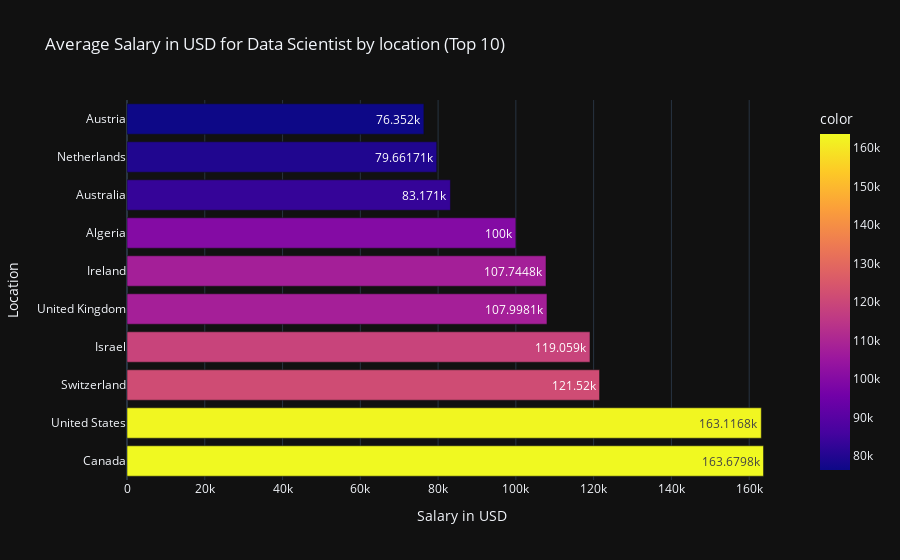

Here is the notebook cell this chart was saved with:
### Code cell
iplot(px.bar(df_ds_salary_country.sort_values(ascending=False)[:10],
             orientation='h',
             labels={'value':'Salary in USD','company_location':'Location'},
             title='Average Salary in USD for Data Scientist by location (Top 10)',
             template='plotly_dark',
             color=df_ds_salary_country.sort_values(ascending=False)[:10],
             text_auto=True
))

### Figure 1 — Plotly figure (JSON) as saved in the notebook; plotly's stock layout.template omitted (floating-point values rounded to 4 significant figures)
{"data": [{"alignmentgroup": "True", "hovertemplate": "Salary in USD=%{x}<br>Location=%{y}<br>color=%{marker.color}<extra></extra>", "legendgroup": "", "marker": {"color": [163700.0, 163100.0, 121520, 119059, 108000.0, 107700.0, 100000, 83171, 79660.0, 76352], "coloraxis": "coloraxis", "pattern": {"shape": ""}}, "name": "", "offsetgroup": "", "orientation": "h", "showlegend": false, "textposition": "auto", "texttemplate": "%{x}", "type": "bar", "x": [163700.0, 163100.0, 121520, 119059, 108000.0, 107700.0, 100000, 83171, 79660.0, 76352], "xaxis": "x", "y": ["Canada", "United States", "Switzerland", "Israel", "United Kingdom", "Ireland", "Algeria", "Australia", "Netherlands", "Austria"], "yaxis": "y"}], "layout": {"barmode": "relative", "coloraxis": {"colorbar": {"title": {"text": "color"}}, "colorscale": [[0, "#0d0887"], [0.1111, "#46039f"], [0.2222, "#7201a8"], [0.3333, "#9c179e"], [0.4444, "#bd3786"], [0.5556, "#d8576b"], [0.6667, "#ed7953"], [0.7778, "#fb9f3a"], [0.8889, "#fdca26"], [1, "#f0f921"]]}, "legend": {"tracegroupgap": 0}, "title": {"text": "Average Salary in USD for Data Scientist by location (Top 10)"}, "xaxis": {"anchor": "y", "domain": [0, 1], "title": {"text": "Salary in USD"}}, "yaxis": {"anchor": "x", "domain": [0, 1], "title": {"text": "Location"}}}}
